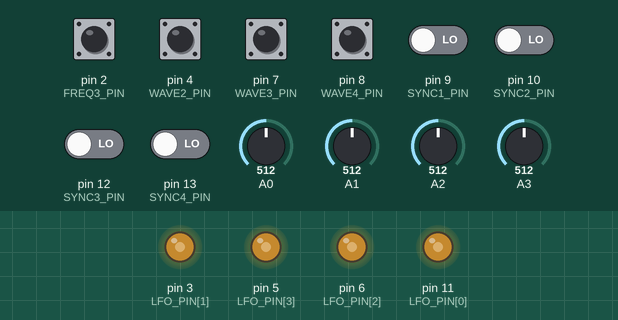
The sketch below on a simulated Arduino Uno, built with avr-gcc and run on an emulated ATmega328P. On the bench: output pins drawn as LEDs (lit = HIGH). The inputs (shaded band) are chosen by the test bench; at power-on: pin 2 (FREQ3_PIN), pin 4 (WAVE2_PIN), pin 7 (WAVE3_PIN), pin 8 (WAVE4_PIN) HIGH, pin 9 (SYNC1_PIN), pin 10 (SYNC2_PIN), pin 12 (SYNC3_PIN), pin 13 (SYNC4_PIN) LOW, A2 = 512, A0 = 512, A1 = 512, A3 = 512.

Above: at 1.2 s.
1.3 s: A2 set to 716
At 1.56 s:
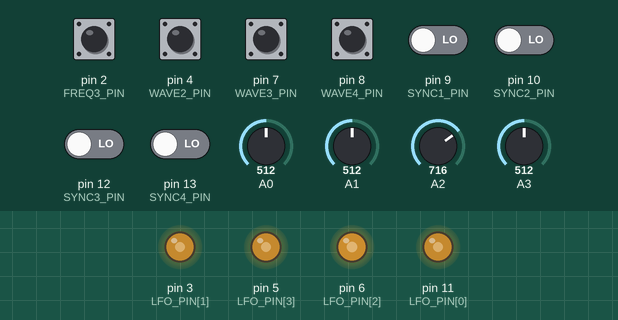
4.3 s: pin 2 (FREQ3_PIN) pulled LOW for 0.15 s
At 4.64 s:
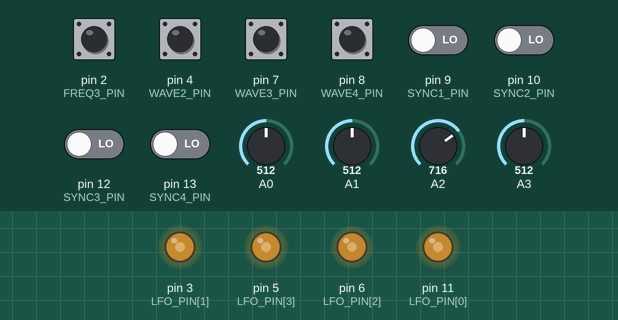
Timing chart, 0 to 6.6 s (numbered marks = the images above; inputs shaded):
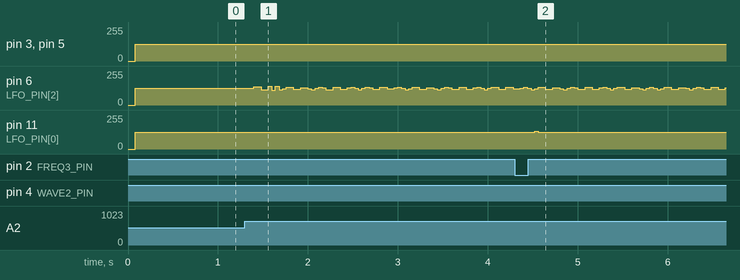

Measured:
- after the input at 4.3 s, pin 11 (LFO_PIN[0]): 127/255 → 126/255 after 0.22 s

The sketch:

QUAD_LFO.ino
```cpp
///////////////////////////////////////////////////////////////
//
//  Quad LFO
//
//  OUTPUT:
//  Pin 11 (LFO1), 3 (LFO2), 6 (LFO3), and 5 (LFO4).
//  It is important to add low-pass filters to these
//  pins to smooth out the resulting PWM waveform
//
//  INPUT:
//  Potentiometers to control LFO frequency
//  Momentary switches to increment through wave tables
//  Digital inputs (triggers) to restart LFO
//
//  See the PIN MAP, below, for specific pin assignments
//
//  ==============================================================
//  PIN MAP:
//  ==============================================================
//
//  Analog
//
//  A0: Freq LFO 1      (POT)
//  A1: Freq LFO 2      (POT)
//  A2: Freq LFO 3      (POT)
//  A3: Freq LFO 4      (POT)
//  A4: NC
//  A5: NC
//
//  Digital
//
//  D0:   NC            (SERIAL TX)
//  D1:   NC            (SERIAL RX)
//  D2:   LFO 1 WAVE    (SWITCH)
//  D3:   LFO 2 OUTPUT  (PWM~)
//  D4:   LFO 2 WAVE    (SWITCH)
//  D5:   LFO 4 OUTPUT  (PWM~)
//  D6:   LFO 3 OUTPUT  (PWM~)
//  D7:   LFO 3 WAVE    (SWITCH)
//  D8:   LFO 4 WAVE    (SWITCH)
//  D9:   LFO 1 SYNC    (DIGITAL INPUT)
//  D10:  LFO 2 SYNC    (DIGITAL INPUT)
//  D11:  LFO 1 OUTPUT  (PWM~)
//  D12:  LFO 3 SYNC    (DIGITAL INPUT)
//  D13:  LFO 4 SYNC    (DIGITAL INPUT)
//
//  ==============================================================
//

//  The MIT License (MIT)
//
//  Copyright (c) 2013-2019 Robert W. Gallup (www.robertgallup.com)
//
//  Permission is hereby granted, free of charge, to any person obtaining a copy
//  of this software and associated documentation files (the "Software"), to deal
//  in the Software without restriction, including without limitation the rights
//  to use, copy, modify, merge, publish, distribute, sublicense, and/or sell
//  copies of the Software, and to permit persons to whom the Software is
//  furnished to do so, subject to the following conditions:
//
//  The above copyright notice and this permission notice shall be included in
//  all copies or substantial portions of the Software.
//
//  THE SOFTWARE IS PROVIDED "AS IS", WITHOUT WARRANTY OF ANY KIND, EXPRESS OR
//  IMPLIED, INCLUDING BUT NOT LIMITED TO THE WARRANTIES OF MERCHANTABILITY,
//  FITNESS FOR A PARTICULAR PURPOSE AND NONINFRINGEMENT. IN NO EVENT SHALL THE
//  AUTHORS OR COPYRIGHT HOLDERS BE LIABLE FOR ANY CLAIM, DAMAGES OR OTHER
//  LIABILITY, WHETHER IN AN ACTION OF CONTRACT, TORT OR OTHERWISE, ARISING FROM,
//  OUT OF OR IN CONNECTION WITH THE SOFTWARE OR THE USE OR OTHER DEALINGS IN
//  THE SOFTWARE.
//

// Macros for setting and clearing bits
#define   setBit(addr, bit) (_SFR_BYTE(addr) |=  _BV(bit))
#define clearBit(addr, bit) (_SFR_BYTE(addr) &= ~_BV(bit))

// Number of oscillators
const byte NUM_LFO = 4;

// Constant used in calculating frequency tuning word
const unsigned long long POW2TO32 = pow(2, 32);

//------------------------------------------
//  PWM Pins and Registers
//  WARNING: DO NOT CHANGE THESE!
const byte LFO_PIN[] = {11, 3, 6, 5};
volatile byte *const PWM_REG[] = {&OCR2A, &OCR2B, &OCR0A, &OCR0B};
//------------------------------------------

// Control Framework
#include "src/CS_Switch.h"
#include "src/CS_Pot.h"

// Wave tables
#include "wave/noise256.h"
#include "wave/ramp256.h"
#include "wave/saw256.h"
#include "wave/sine256.h"
#include "wave/tri256.h"
#include "wave/pulse8.h"
#include "wave/pulse16.h"
#include "wave/pulse64.h"
#include "wave/sq256.h"

// Settings
#include "Settings.h"

// Wave table pointers
const byte *waveTable[] = {sine256, ramp256, saw256, tri256, pulse8, pulse16, pulse64, sq256, noise256};
#define NUM_WAVES (sizeof(waveTable) / sizeof(byte *))

// Display (optional)
#if defined(DISPLAY)
#include "Display.h"
Display displaySurface;
#endif

// Oscillator frequency controls and wave select inputs
CS_Pot    freqCtrl[] = {CS_Pot    (FREQ1_PIN, POT_RESPONSE), CS_Pot    (FREQ2_PIN, POT_RESPONSE), CS_Pot    (FREQ3_PIN, POT_RESPONSE), CS_Pot    (FREQ4_PIN, POT_RESPONSE)};
CS_Switch waveCtrl[] = {CS_Switch (WAVE1_PIN),    CS_Switch (WAVE2_PIN),    CS_Switch (WAVE3_PIN),    CS_Switch (WAVE4_PIN)};

// Oscillator frequency ranges
const unsigned int FREQ_RANGE[] = {LFO1_FREQ_MAX-LFO1_FREQ_MIN, LFO2_FREQ_MAX-LFO2_FREQ_MIN, LFO3_FREQ_MAX-LFO3_FREQ_MIN, LFO4_FREQ_MAX-LFO4_FREQ_MIN};
const unsigned int FREQ_MIN  [] = {LFO1_FREQ_MIN, LFO2_FREQ_MIN, LFO3_FREQ_MIN, LFO4_FREQ_MIN};

// Set interrupt frequency (16,000,000 / 510)
// 510 is divisor rather than 512 since with phase correct PWM
// an interrupt occurs after one up/down count of the register
// See: https://www.arduino.cc/en/Tutorial/SecretsOfArduinoPWM
const double INTERRUPT_FREQ = 31372.549;

// Generic pin state variable
byte pinState;

// Interrupt variables (volatile)
volatile byte tickCounter;                      // Counts interrupt "ticks". Reset every 125
volatile byte fourMilliCounter;                 // Counter incremented every 4ms

volatile unsigned long accumulator[NUM_LFO];    // Counter accumulator for LFOs
volatile unsigned long tuningWord[NUM_LFO];              // Wavetable tuning word

// Pointers to LFO wavetables
byte waveNum[] = {0, 0, 0, 0};
byte *waveform[NUM_LFO];

// Sync variables
#if defined(SYNC)
  const byte SYNC_PIN[] = {SYNC1_PIN, SYNC2_PIN, SYNC3_PIN, SYNC4_PIN};
  byte lastSync[NUM_LFO];
#endif

void setup()
{

  // DISPLAY
#if defined(DISPLAY)
  displaySurface.begin();
#endif

  // For each oscillator, initialize PWM pin, LFO waveform, frequency control, wave selector, and SYNC (optional)
  for (byte i=0; i<NUM_LFO; i+=1) {
    // Wave selector
    while (waveCtrl[i].stateDebounced() == 0);
    // Waveform Data
    waveform[i] = (byte*)waveTable[waveNum[i]];
    // PWM Pin
    pinMode (LFO_PIN[i], OUTPUT);
    // Frequency control
    freqCtrl[i].begin();
    tuningWord[i] = POW2TO32 * (((((double)freqCtrl[i].value() * FREQ_RANGE[i]) / 1023L) + FREQ_MIN[i]) / INTERRUPT_FREQ);
    // SYNC input
#if defined(SYNC)
    pinMode (SYNC_PIN[i], INPUT);
    lastSync[i] = digitalRead(SYNC_PIN[i]);
#endif
  }

  // PWM mode and Interrupt
  PWM_Setup();

}

void loop()
{

  // SYNC (Optional)
#if defined(SYNC)
  for (byte i=0; i<NUM_LFO; i+=1) {
    pinState = digitalRead(SYNC_PIN[i]);
    if (pinState != lastSync[i]) {
      lastSync[i] = pinState;
      if (pinState == SYNC_TRIGGER) {
        accumulator[i] = 0;
      }
    }
  }
#endif

  // Check controls and update display every 1/10 second
  if (fourMilliCounter > 25) {
    fourMilliCounter = 0;

    // DISPLAY (Optional)
#if defined(DISPLAY)
    displaySurface.update();
#endif

    // Iterate through the LFOs
    for (byte i=0; i<NUM_LFO; i+=1) {

      // WAVEFORM
      pinState = waveCtrl[i].stateDebounced();
      if (waveCtrl[i].changed()) {
        if (pinState == 1) {
          waveNum[i]  = (waveNum[i] + 1) % NUM_WAVES;
          waveform[i] = (byte*)waveTable[waveNum[i]];
        }
      }

      // FREQUENCY
      tuningWord[i] = POW2TO32 * (((((double)freqCtrl[i].value() * FREQ_RANGE[i]) / 1023L) + FREQ_MIN[i]) / INTERRUPT_FREQ);
    }
  }
}


//******************************************************************
// PWM setup
//
void PWM_Setup() {

  // TIMER 0

  // Prescaler 1
  setBit   (TCCR0B, CS20);
  clearBit (TCCR0B, CS21);
  clearBit (TCCR0B, CS22);

  // Non-inverted PWM
  clearBit (TCCR0A, COM2A0);
  setBit   (TCCR0A, COM2A1);
  clearBit (TCCR0A, COM2B0);
  setBit   (TCCR0A, COM2B1);

  // Phase Correct PWM
  setBit   (TCCR0A, WGM20);
  clearBit (TCCR0A, WGM21);
  clearBit (TCCR0B, WGM22);

  // TIMER 2

  // Prescaler 1
  setBit   (TCCR2B, CS20);
  clearBit (TCCR2B, CS21);
  clearBit (TCCR2B, CS22);

  // Non-inverted PWM
  clearBit (TCCR2A, COM2A0);
  setBit   (TCCR2A, COM2A1);
  clearBit (TCCR2A, COM2B0);
  setBit   (TCCR2A, COM2B1);

  // Phase Correct PWM
  setBit   (TCCR2A, WGM20);
  clearBit (TCCR2A, WGM21);
  clearBit (TCCR2B, WGM22);

  // ENABLE INTERRUPT ON TIMER 2
  setBit   (TIMSK2, TOIE2);

}


////////////////////////////////////////////////////////////////
//
// Interrupt Service (TIMER 2)
// Frequency = 16,000,000 / 510 = 31372.5
//
ISR(TIMER2_OVF_vect) {

  // Count every four milliseconds
  if (tickCounter++ == 125) {
    fourMilliCounter++;
    tickCounter = 0;
  }

  // Update PWM registers for each wave
  for (byte i=0; i<NUM_LFO; i+=1) {
    accumulator[i] += tuningWord[i];
    *PWM_REG[i] = (byte)pgm_read_byte_near(waveform[i] + (accumulator[i] >> 24));
  }

}
```

Display.cpp
```cpp
#include "Display.h"

Display::Display() {

}

void Display::begin() {

}

void Display::update() {

}
```

Display.h
```cpp
#include "Arduino.h"

class Display {

    public:

    Display();
    void begin();
    void update();

};
```

CS_Pot.cpp
```cpp
// (licence header left out)
#include "CS_Pot.h"

// Macro to increment pointer to circular buffer
#define next(x) {x+=1;if(x>=_buffLen)x=0;}

// Constructor : clear queues
CS_Pot::CS_Pot (byte p, byte smooth)
{
  _smooth = 0;
  _pin = p;

  // If smoothing value is in range, initialize smoothing
  if ((smooth>0)&&(smooth<=MAXSMOOTH)) {
  	_smooth = smooth;

  	// Buffer length is 2^smooth. Ptr starts at beginning
  	_buffLen = (1<<_smooth);
  	_ptr = 0;

  }
}

// Initialize controls
void CS_Pot::begin()
{
  // Initialize sum and fill buffer with current reading
  _sum = 0;
  for (byte i=0; i<_buffLen; i+=1) {
    _values[i]=analogRead(_pin);
    _sum += _values[i];
  }
}

// Read potentiometer value
int CS_Pot::value ()
{

  // Take a pot reading. If there's no smoothing, return the raw value
  int reading = analogRead(_pin);
  if (0==_smooth) return reading;

  // Otherwise, update the running sum by adding the new value and subtracting the oldest previous value
  _sum = _sum + reading - _values[_ptr];
  // Increment the pointer, save the new value, and return the "smoothed" value (divided by 2^smooth)
  _values[_ptr] = reading;
  next(_ptr);
  return (_sum>>_smooth);

}
```

CS_Pot.h
```cpp
// (licence header left out)
#ifndef CS_POT_h
#define CS_POT_h

#include "Arduino.h"

#define MAXSMOOTH 3

// CLASS
class CS_Pot
{
  public:

    CS_Pot(byte p, byte smooth=0);
    void begin();
    int value();

  private:

    byte _pin;
    byte _smooth;

    int  _sum;
    byte _ptr;
    byte _buffLen;
    int  _values[2<<MAXSMOOTH];

};

#endif
```

CS_Switch.cpp
```cpp
// (licence header left out)
#include "CS_Switch.h"

// Constructor
CS_Switch::CS_Switch (byte pin)
{
  _init (pin, 3, true);
}

CS_Switch::CS_Switch (byte pin, boolean pullup)
{
  _init (pin, 3, pullup);
}

CS_Switch::CS_Switch (byte pin, byte repeats, boolean pullup)
{
  _init (pin, repeats, pullup);
}

void CS_Switch::_init (byte pin, byte repeats, boolean pullup)
{
  _debounceRepeats = repeats;                // Number of repeats for debouncing
  _pin = pin;                                // Save pin number
  pinMode (_pin, INPUT);                     // Set pin to input
  digitalWrite (_pin, pullup ? HIGH : LOW);  // Activate internal pullup resistor depending on input param
  _lastState = SWITCH_LOW;
  _currentState = SWITCH_LOW;
}

// Read Switch state
int CS_Switch::state ()
{
  _lastState = _currentState;
  _currentState = digitalRead(_pin);
  return (_currentState);
}

// Read Switch state (debounced by taking "n" readings)
int CS_Switch::stateDebounced ()
{
  _lastState = _currentState;
  byte accumulator = 0;
  for (int i = 0; i<_debounceRepeats; i++) {
    accumulator += digitalRead(_pin);
  }
  _currentState = (accumulator == _debounceRepeats) ? SWITCH_HIGH : SWITCH_LOW;
  return (_currentState);
}

// Returns true if state changed since last read
boolean CS_Switch::changed()
{
  return (_currentState != _lastState);
}
```

CS_Switch.h
```cpp
// (licence header left out)
#ifndef CS_SWITCH_h
#define CS_SWITCH_h

#include "Arduino.h"

// CLASS
class CS_Switch
{
  public:

    CS_Switch(byte);
    CS_Switch(byte, boolean);
    CS_Switch(byte, byte, boolean);

    int state();
    int stateDebounced();
    boolean changed();

    static const int SWITCH_LOW		= 0;
    static const int SWITCH_HIGH	= 1;

  private:

    void _init (byte, byte, boolean);
    byte _pin;
    byte _debounceRepeats;
    byte  _lastState;
    byte  _currentState;

};

#endif
```

Settings.h
```cpp
// SETTINGS

// Uncomment the following line to support a user-supplied display
//#define DISPLAY

// FREQ RESPONSE (responsiveness of frequency POT. 1-4 with 4 being less responsive but more stable
const byte POT_RESPONSE =         2;

// FREQUENCY (analog pins)

const byte FREQ1_PIN =            0;
const byte FREQ2_PIN =            1;
const byte FREQ3_PIN =            2;
const byte FREQ4_PIN =            3;

// WAVE SWITCHES (digital pins)

const byte WAVE1_PIN =            2;
const byte WAVE2_PIN =            4;
const byte WAVE3_PIN =            7;
const byte WAVE4_PIN =            8;

// LFO SYNC (Optional) -- Comment #define to remove SYNC feature

#define SYNC
#if defined(SYNC)
const byte SYNC1_PIN =            9;
const byte SYNC2_PIN =           10;
const byte SYNC3_PIN =           12;
const byte SYNC4_PIN =           13;
const byte SYNC_TRIGGER =      HIGH;     // for setting active HIGH or LOW sync
#endif

// LFO FREQUENCY RANGE
const double LFO1_FREQ_MIN =      0.1;
const double LFO1_FREQ_MAX =      100;

const double LFO2_FREQ_MIN =      0.1;
const double LFO2_FREQ_MAX =      100;

const double LFO3_FREQ_MIN =      0.1;
const double LFO3_FREQ_MAX =      100;

const double LFO4_FREQ_MIN =      0.1;
const double LFO4_FREQ_MAX =      100;
```

Source omitted: noise256.h (data table, 2496 bytes), pulse16.h (data table, 2134 bytes), pulse64.h (data table, 2230 bytes), pulse8.h (data table, 2116 bytes), ramp256.h (data table, 2489 bytes), saw256.h (data table, 2484 bytes), sine256.h (data table, 2457 bytes), sq256.h (data table, 2342 bytes), tri256.h (data table, 2494 bytes)
